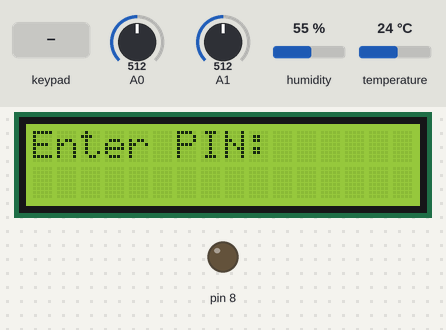
A sketch run on a simulated Arduino Mega 2560, built with avr-gcc and run on an emulated ATmega2560. Parts: 16×2 character LCD, output pins drawn as LEDs (lit = HIGH). The test bench sets the inputs (shaded band); at power-on: humidity 55 %, A0 = 512, A1 = 512, temperature 24 °C.

Above: at 1.3 s.
1.4 s: keypad keys 6 7 8 5 5 pressed 0.4 s apart
At 3.6 s:
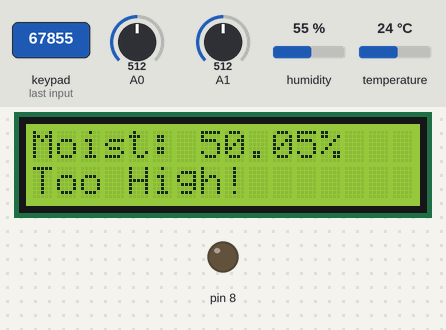
At 4.9 s:
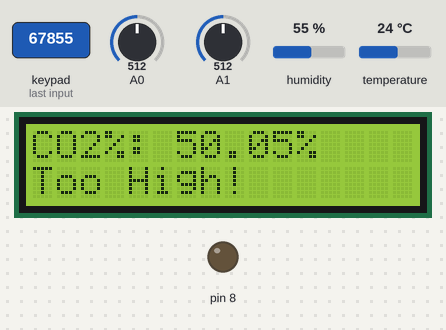
6.4 s: humidity set to 22 %
At 8.7 s:
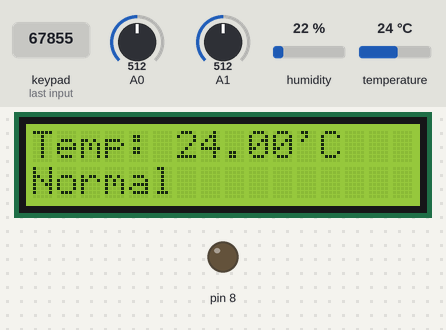
9.4 s: A0 set to 716
At 12.3 s:
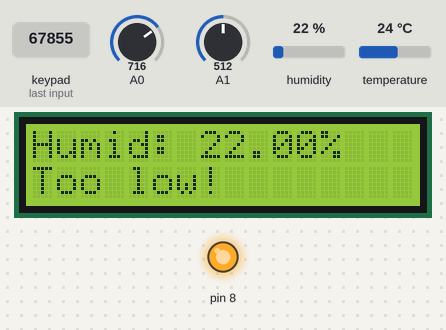
12.4 s: humidity set to 40 %
15.4 s: A0 set to 992
18.4 s: A1 set to 716
Timing chart, 0 to 21.4 s (numbered marks = the images above; inputs shaded):
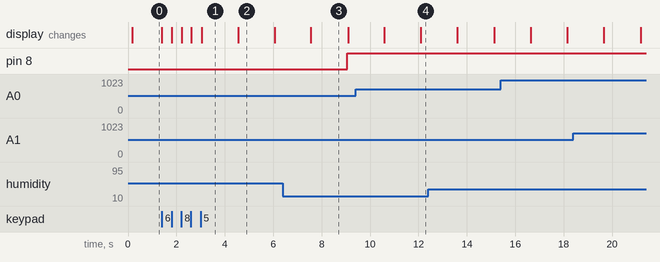

The sketch:

ForestManagementAutomation.ino
```cpp
/**************************Libraries*****************************/
#include <LiquidCrystal.h>
#include <dht.h>
#include <Keypad.h>
/***************************************************************/


/**************************Initilization of Keypad*****************************/
const byte ROW = 4;      //four ROW
const byte COLUMNS = 4;  //four columns
//define the cymbols on the buttons of the keypads
String password = "67855";
bool pass = false;
bool hazard = true;
char hexaKeys[ROW][COLUMNS] = {
  { '1', '2', '3', 'A' },
  { '4', '5', '6', 'B' },
  { '7', '8', '9', 'C' },
  { '*', '0', '#', 'D' }
};
byte rowPins[ROW] = { 37, 36, 35, 34 };      //connect to the row pinouts of the keypad
byte colPins[COLUMNS] = { 33, 32, 31, 30 };  //connect to the column pinouts of the keypad
//initialize an instance of class NewKeypad
Keypad customKeypad = Keypad(makeKeymap(hexaKeys), rowPins, colPins, ROW, COLUMNS);
/******************************************************************************/


/*******************Sensor Initilization*************************/
int time = millis();

dht DHT;
#define DHT_PIN 22
#define MOIST_PIN 0
#define GAS_PIN 1
LiquidCrystal lcd(12, 11, 5, 4, 3, 2);

float average[4] = { 0.49, 2.35, 37, 25};
/***************************************************************/

void setup() {
  Serial.begin(9600);  //start serial
  lcd.begin(16, 2);    //start lcd
  delay(100);
  pinMode(8, OUTPUT);

  //getAverage(average);
}

void loop() {
  // put your main code here, to run repeatedly:

  if(pass && millis()-time > 60000){  //check if the lcd has been displaying for more than one minutes, if yes turn it off
    pass = false;
  }
  if(!pass){lock();}    //halt if the password is not entered the
  if(!hazard){
    digitalWrite(8, HIGH);   //turn the hazard light on if the reading is abnormal
    }
  else{
    digitalWrite(8, LOW);    //otherwise keep the light off
    }

  LCDprint(average);         //read the sensor data and print it to the LCD screen
}

void lock() {
  lcd.clear();
  String str1 = "Enter PIN: ";     //prompt the question for the user to enter password
  while (true) {                   //halt until the correct password is entered
    String str2 = "";              //the user input string
    while (str2.length() < 5) {
      char customKey = customKeypad.getKey();   //get the keypad input
      if (customKey) {
        str2 = str2 + String(customKey);        //append the newly entered character to the end of the user input string
      }
      lcd.setCursor(0, 0);                    //print the question
      lcd.print(str1);
      lcd.setCursor(0, 1);                    //print the updated user input code
      lcd.print(str2);
    }
    if (str2.equals(password)){                  //if the inputed code match with the set passcode break from the infinite loop
      lcd.clear();
      break;
    }
    lcd.clear();
  }
  pass = true;                                 //allowed to read data
  time = millis();                             //start timer for lock out
}


int check(float data, float average) {           //check the incoming data is within +- 10% of the average value
  if (data < average * 0.9) {
    return 0;                                             //output 0 for more than 10% lower than the average
  } else if (data < average * 1.1) {
    return 1;                                           //output 1 for within margin of error
  } else {
    return 2;                                         //output 2 for more than 10% higher than the average
  }
}

void warning(String str, float data, float average){  //call the check for hazard function and turn the LED on if the value is abnormal
  int chk;
  lcd.clear();
  lcd.setCursor(0, 0);
  lcd.print(str);
  lcd.setCursor(0, 1);
  chk = check(data, average);        //interpurating the code generated by the check() function
  if (chk == 0) {
    lcd.print("Too low!");
    hazard = hazard && 0;
  } else if (chk == 1) {
    lcd.print("Normal");
  } else {
    lcd.print("Too High!");
    hazard = hazard && 0;
  }
  delay(1500);
}

void LCDprint(float average[4]) {          //call the sensor functions and print functions to display the testing result

  float moist = moistMeter(MOIST_PIN);
  float gas = gasMeter(GAS_PIN);
  float hum, temp;
  humTempMeter(DHT, DHT_PIN, &hum, &temp);

  String str1 = "Moist: " + String(moist) + "%";
  String str2 = "CO2%: " + String(gas) + "%";
  String str3 = "Humid: " + String(hum) + "%";
  String str4 = "Temp: " + String(temp) + "'C";

  warning(str1, moist, average[0]);
  warning(str2, gas, average[1]);
  warning(str3, hum, average[2]);
  warning(str4, temp, average[3]);
}

float moistMeter(int pin) {                              //measure the moisture of the soil, and convert it to percent, 100 is in water, 0 is dry
  float moist = analogRead(pin) / 1023.0 * 100;
  return moist;
}

float gasMeter(int pin) {
  float gas = analogRead(pin) / 1023.0 * 100;          //measure the percentage of carbo deoxide in the air
  //Serial.print("Gas: "); Serial.print(gas, DEC); Serial.println("%");
  return gas;
}

void humTempMeter(dht DHT, int pin, float* hum, float* temp) {  //measure the temperature and humidity
  int chk = DHT.read11(pin);
  *hum = DHT.humidity;
  *temp = DHT.temperature;
}
```

Measured:
- after the input at 1.4 s, the display: first changes at once (image 1 shows a later state)
- what the display in image 1 shows lasts 1.5 s, from 3.0 s to 4.5 s
